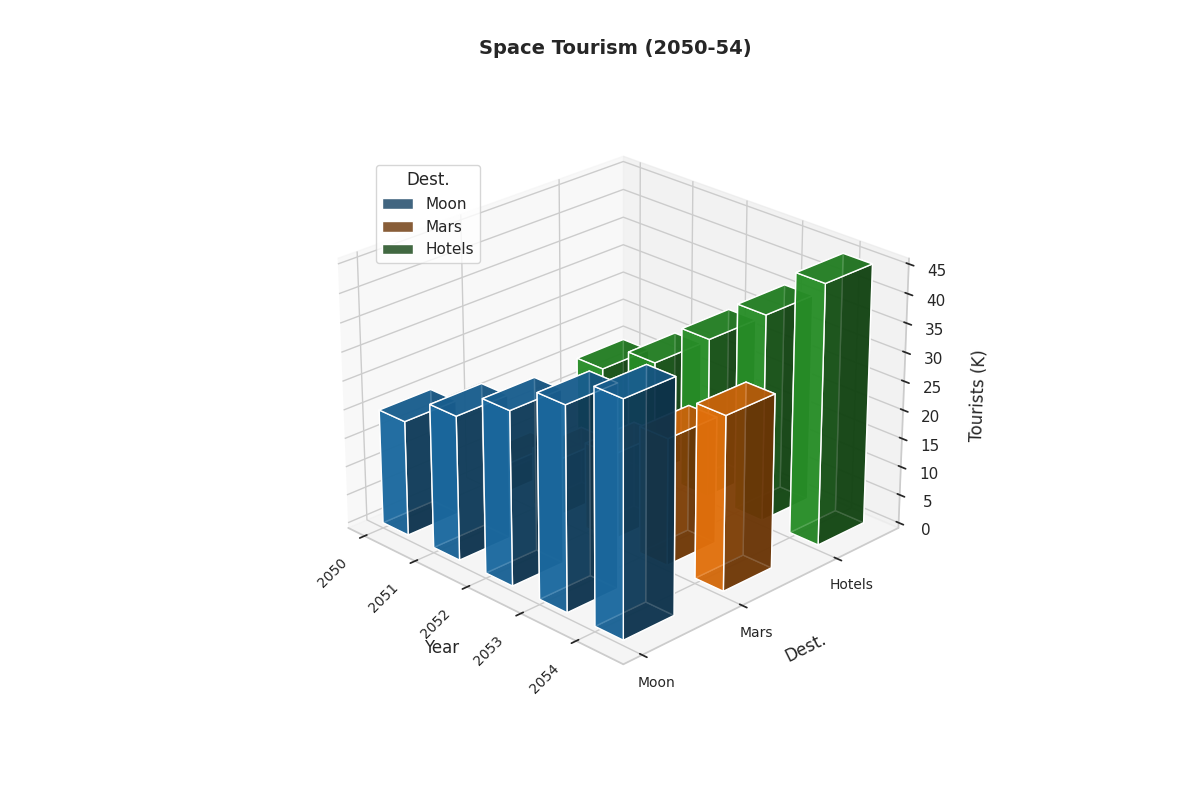

Source code (Python):
import numpy as np
import matplotlib.pyplot as plt
from mpl_toolkits.mplot3d import Axes3D

years = np.array(['2050', '2051', '2052', '2053', '2054'])
destinations = ['Moon', 'Mars', 'Hotels']

tourists_data = np.array([
    [20, 25, 30, 35, 40],  # Moon
    [5, 10, 15, 22, 30],   # Mars
    [15, 20, 28, 36, 45],  # Orbital Hotels
])

fig = plt.figure(figsize=(12, 8))
ax = fig.add_subplot(111, projection='3d')

colors = ['#1f77b4', '#ff7f0e', '#2ca02c']

for dest_idx, destination in enumerate(destinations):
    x_pos = np.arange(len(years))
    y_pos = np.full_like(x_pos, dest_idx)
    z_pos = np.zeros_like(x_pos)
    
    dz = tourists_data[dest_idx]
    ax.bar3d(x_pos, y_pos, z_pos, dx=0.5, dy=0.5, dz=dz, color=colors[dest_idx], alpha=0.8, label=destination)

ax.set_xticks(np.arange(len(years)))
ax.set_xticklabels(years, rotation=45, ha='right', fontsize=10)
ax.set_yticks(np.arange(len(destinations)))
ax.set_yticklabels(destinations, fontsize=10)
ax.set_xlabel('Year', labelpad=10)
ax.set_ylabel('Dest.', labelpad=10)
ax.set_zlabel('Tourists (K)', labelpad=10)

ax.set_title('Space Tourism (2050-54)', pad=30, fontsize=14, weight='bold')
ax.legend(title='Dest.', loc='upper left', bbox_to_anchor=(0.1, 0.9))

ax.view_init(elev=25, azim=-45)

plt.tight_layout()
plt.show()
